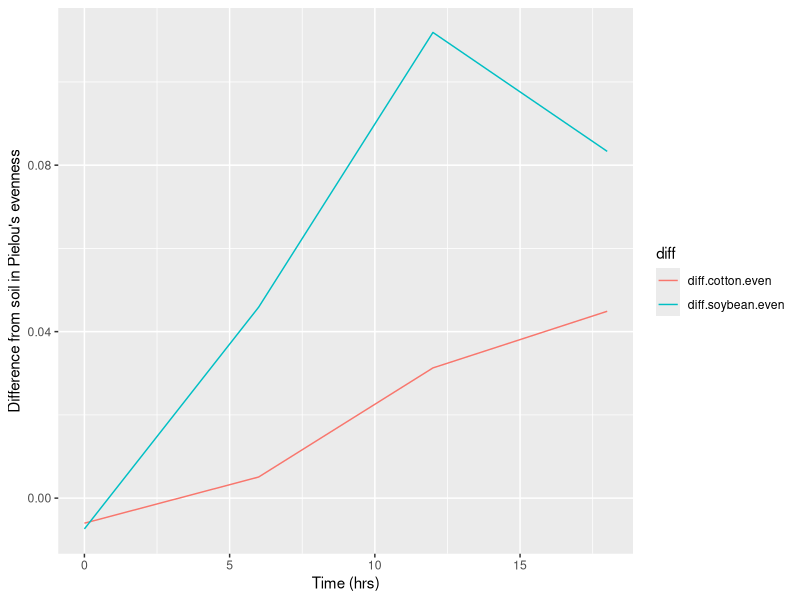

Write the R code that produced this figure.
## ---- chunk 1
knitr::opts_chunk$set(echo = TRUE)
## ---- chunk 2
library(tidyverse)
getwd()
metadata <- read.csv("CodingChallenge5/Metadata.csv")
diversitydata <- read.csv("CodingChallenge5/DiversityData.csv")

## ---- chunk 3
head(metadata)
head(diversitydata)

alpha <- full_join(metadata, diversitydata, by = "Code")
## ---- chunk 4
#calculate log richness
alpha <- mutate(alpha, logRich = log(richness))
head(alpha)
#calculate PEI and create a new df with PEI
alphaeven <- mutate(alpha, PEI = (shannon/logRich))
## ---- chunk 5

alpha_average <- alphaeven %>%
  group_by(Crop, Time_Point) %>% 
  summarise(Mean.PEI = mean(PEI),
            n = n(), 
            sd.dev = sd(PEI),
            std.err = sd.dev/sqrt(n))

## ---- chunk 6

alpha_average2 <- alpha_average %>%
  select(Time_Point, Crop, Mean.PEI) %>%
  pivot_wider(names_from = Crop, values_from = Mean.PEI) %>%
   mutate(diff.cotton.even = Soil -Cotton) %>%
  mutate(diff.soybean.even = Soil - Soybean)
## ---- chunk 7

alpha_average2 %>%
  select(Time_Point, diff.cotton.even, diff.soybean.even) %>%
  pivot_longer(c(diff.cotton.even, diff.soybean.even), names_to="diff")%>%
  ggplot(aes(x=Time_Point, y=value, color=diff))+
           geom_line()+
  xlab("Time (hrs)")+ylab("Difference from soil in Pielou's evenness")
